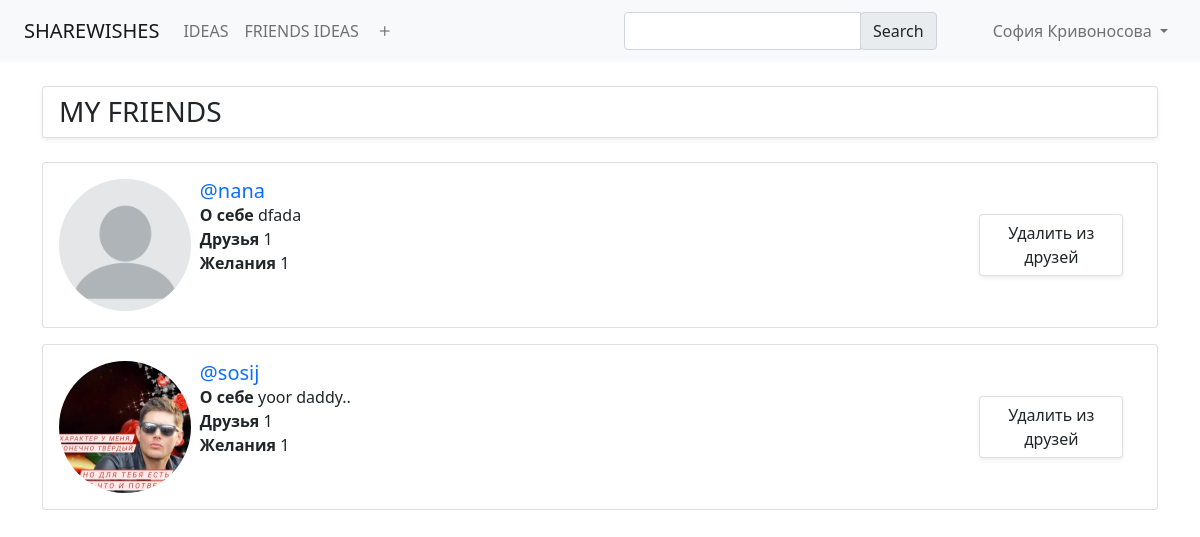
The page /friends (signed in) on the database its author committed.
### app/users/user.py (models this page shows, shortened)
class User(db.Model, UserMixin, SerializerMixin):
    __tablename__ = 'users'
    id = Column(Integer, primary_key=True, autoincrement=True)
    surname = Column(String, nullable=False)
    name = Column(String, nullable=False)
    nick = Column(String, nullable=False, unique=True)
    age = Column(DateTime, nullable=True)
    image = Column(String, nullable=True)
    description = Column(String, nullable=True)
    email = Column(String, index=True, unique=True, nullable=False)
    password = Column(String, nullable=False)
    created_date = Column(DateTime, default=datetime.datetime.now)
    updated_date = Column(DateTime, default=datetime.datetime.now)

### app/friends/friend_controller.py (the view)
@friend_routes.route('/friends', methods=['GET', 'POST'])
def friends():
    user = db.session.query(User).filter(
        User.nick == current_user.nick).first()
    if not user:
        return abort(404)
    friends = []
    count_friends = None
    count_wishes = None
    friend = db.session.query(Friend).filter(or_(Friend.user_id == user.id, Friend.friend_id == user.id),
                                             or_(Friend.user_id == current_user.id,
                                                 Friend.friend_id == current_user.id), Friend.relation_type == 'friend').all()
    for i in friend:
        user_friend = db.session.query(User).filter(or_(
            User.id == i.friend_id, User.id == i.user_id), User.id != current_user.id).first()
        count_friends = db.session.query(func.count()).filter(
            or_(Friend.user_id == user_friend.id, Friend.friend_id == user_friend.id)).first()[0]
        count_wishes = db.session.query(func.count()).filter(
            Wish.user_id == user_friend.id).first()[0]
        friends.append(user_friend)
    return render_template('friends.html', title="Friends", friends=friends, count_friends=count_friends, count_wishes=count_wishes)

### app/users/user.py (called while the page is built)
@login_manager.user_loader
def load_user(user_id):
    return db.session.query(User).get(user_id)

### app/templates/friends.html (shortened to what this page needs)
{% extends "base.html" %}
{% block style %}
<link href={{url_for("static", filename="style/style.css")}} type="text/css" rel="stylesheet">
{% endblock %}
{% block content %}
<div class="col-lg-8 w-100" >
    <div class="card shadow-sm">
      <div class="card-header bg-transparent border-0">
        <h3 class="mb-0"> MY FRIENDS </h3>
      </div>
    </div>
</div>
<br>
{% for friend in friends %}
<div class="card mb-3">
  <div class="row g-0">
    <div class="col-md-1 p-3">
        <div class="photo">
            {% if friend.image %}
            <img class="profile" src={{url_for("static", filename="img/users/" + friend.nick + "/ava.png")}} alt="student dp">
            {%else%}
            <img class="profile" src={{url_for("static", filename="img/site/ava.png")}} alt="student dp">
            {%endif%}
        </div>
    </div>
    <div class="col-md-3 ms-5 d-flex">
      <div class="card-body">
        <a class="mb-0 text-decoration-none ms-auto" href="/@{{friend.nick}}"> <h5 class="card-title p-0 m-0" >@{{friend.nick}}</h5></a>
          <div class="mb-0"><strong>О себе </strong>{{friend.description}}</div>
          <div class="mb-0"><strong>Друзья </strong>{{count_friends}}</div>
          <div class="mb-0"><strong>Желания </strong>{{count_wishes}}</div>
      </div>
    </div>
    <div class="col-md-2 profile-usermenu ms-auto my-auto">
        <ul class="nav">
            <li>
                <a class="profileButton card shadow-sm btn ms-2 my-2" href="/delete_friend/{{ friend.nick }}">
                  Удалить из друзей
              </a>
            </li>
        </ul>
    </div>
  </div>
</div>
{% endfor %}
{% endblock %}

### app/templates/base.html (shortened to what this page needs)
<!DOCTYPE html>
<html lang="en">
  <head>
    <link href="https://cdn.jsdelivr.net/npm/bootstrap@5.0.0/dist/css/bootstrap.min.css" rel="stylesheet" >
    <link rel="stylesheet" href="https://cdn.jsdelivr.net/npm/bootstrap-icons@1.8.2/font/bootstrap-icons.css">
    {% block style %}{% endblock %}
  </head>
  <body>
    <header>
      <nav class="navbar sticky-top navbar-expand-lg navbar-light bg-light d-flex">
        <div class="collapse navbar-collapse w-100 order-1 order-md-0 dual-collapse2" id="navbarNav">
          <a href="/" class="navbar-brand ms-4">SHAREWISHES</a>
          <ul class="navbar-nav">
            <li class="nav-item my-auto">
              <a class="nav-link" href="/">IDEAS</a>
            </li>
            {% if current_user.is_authenticated %}
              <li class="nav-item my-auto">
                <a class="nav-link" href="/friends_ideas">FRIENDS IDEAS</a>
              </li>
              <li class="nav-item">
                <a id="addButton" class="nav-link" data-bs-toggle="modal" data-bs-target="#addModal" href="#">
                  <i class="bi bi-plus"></i>
                </a>
              </li>
            {% endif %}
          </ul>
        </div>
        <form class="input-group w-50 me-5 my-auto" action="/search" method="POST">
          <input id="search" type="text" name="search" class="form-control">
          <div class="input-group-append">
            <button class="input-group-text" >Search</button>
          </div>
        </form>
        <div class="navbar-collapse collapse order-3 dual-collapse2 me-4">
          <ul class="navbar-nav">
            {% if current_user.is_authenticated %}
            <div class="dropdown">
              <a class="nav-link dropdown-toggle" id="dropDownButton" role="button" data-bs-toggle="dropdown" aria-expanded="false">
                {{ current_user.name }} {{ current_user.surname }}
              </a>
            </div>
            {% endif %}
          </ul>
        </div>
      </nav>
    </header>
    <main role="main" class="container my-4">
      {% block content %} {% endblock %}
    </main>
  </body>
</html>

### app/static/style/style.css (style rules this page uses)
#addButton { width: 10rem; }
.profileButton { width: 12vw; }
.photo { width: 132px; height: 132px; overflow: hidden; border-radius: 50%; }
.profile { width: 100%; height: 100%; object-fit: cover; }
.bi.bi-plus { font-size: 125%; }

### rows shown on the page
User: name "София", surname "Кривоносова"
User: nick "nana", description "dfada", count_friends "1", count_wishes "1"
User: nick (picture), nick "sosij", description "yoor daddy..", count_friends "1", count_wishes "1"
